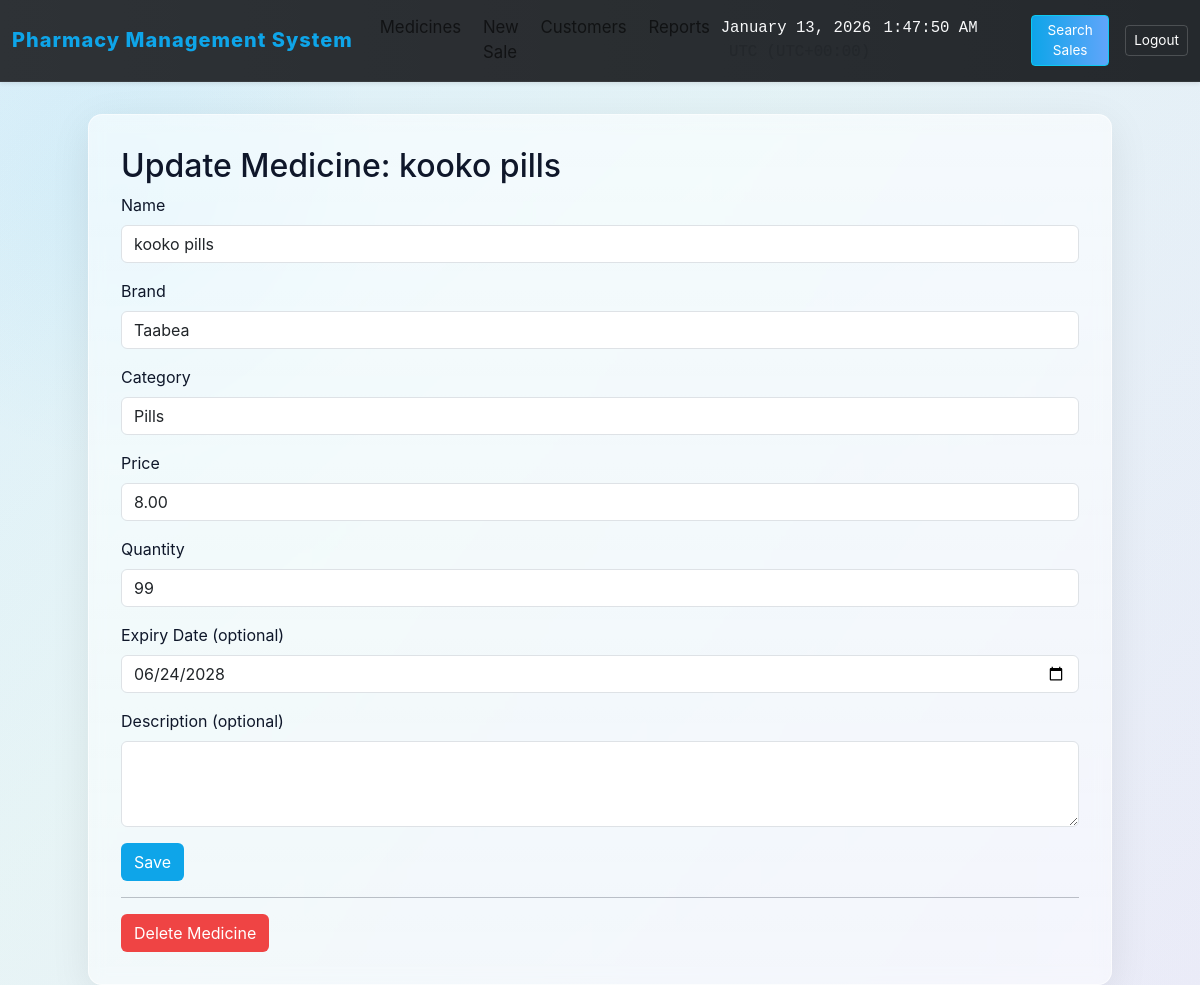
Page /medicines/update/3 (signed in) on the committed database.
### models.py (models this page shows, shortened)
class Medicine(db.Model):
    id = db.Column(db.Integer, primary_key=True)
    name = db.Column(db.String(120), nullable=False)
    brand = db.Column(db.String(120))
    price = db.Column(db.Float, nullable=False)
    quantity = db.Column(db.Integer, nullable=False, default=0)
    expiry_date = db.Column(db.Date, nullable=True)
    category = db.Column(db.String(80))
    description = db.Column(db.Text)

### app.py (the view, shortened to what this page needs)
    @app.route('/medicines/update/<int:med_id>', methods=['GET', 'POST'])
    @admin_required
    def update_medicine(med_id):
        med = Medicine.query.get_or_404(med_id)
        return render_template('update_medicine.html', med=med)

### templates/update_medicine.html (shortened to what this page needs)
{% extends 'base.html' %}
{% block content %}
  <h2>Update Medicine: {{med.name}}</h2>
  <form method="post">
    <div class="mb-3">
      <label class="form-label">Name</label>
      <input class="form-control" name="name" value="{{med.name}}" required>
    </div>
    <div class="mb-3">
      <label class="form-label">Brand</label>
      <input class="form-control" name="brand" value="{{med.brand or ''}}">
    </div>
    <div class="mb-3">
      <label class="form-label">Category</label>
      <input class="form-control" name="category" value="{{med.category or ''}}">
    </div>
    <div class="mb-3">
      <label class="form-label">Price</label>
      <input class="form-control" name="price" type="number" step="0.01" value="{{'%.2f'|format(med.price)}}" required>
    </div>
    <div class="mb-3">
      <label class="form-label">Quantity</label>
      <input class="form-control" name="quantity" type="number" value="{{med.quantity}}" required>
    </div>
    <div class="mb-3">
      <label class="form-label">Expiry Date (optional)</label>
      <input class="form-control" name="expiry_date" type="date" value="{{med.expiry_date}}">
    </div>
    <div class="mb-3">
      <label class="form-label">Description (optional)</label>
      <textarea class="form-control" name="description" rows="3">{{med.description or ''}}</textarea>
    </div>
    <button class="btn btn-primary">Save</button>
  </form>
  {% if session.get('is_admin') %}
  <hr>
  <form method="post" action="/medicines/delete/{{med.id}}" onsubmit="return confirm('Delete this medicine?');">
    <button class="btn btn-danger">Delete Medicine</button>
  </form>
  {% endif %}
{% endblock %}

### templates/base.html (style rules this page uses)
:root { --primary-blue: #0ea5e9; --accent-green: #16a34a; --danger-red: #ef4444; --glass-white: rgba(255,255,255,0.75); --glass-border: rgba(255,255,255,0.6); --muted: rgba(0,0,0,0.6); }
html,body { height:100%; }
body { background: linear-gradient(135deg, rgba(14,165,233,0.12) 0%, rgba(16,185,129,0.06) 40%, rgba(239,68,68,0.04) 100%), radial-gradient( circle at 10% 20%, rgba(14,165,233,0.06), transparent 20%), linear-gradient(120deg, #f8fafc 0%, #eaf2ff 100%); min-height: 100vh; font-family: -apple-system, BlinkMacSystemFont, 'Segoe UI', Roboto, 'Helvetica Neue', Arial; color: #0f172a; }
.btn-primary { background:var(--primary-blue);border-color:transparent;color:#fff }
.btn-danger { background:var(--danger-red);border-color:transparent;color:#fff }

### rows in the picture
Medicine: name "kooko pills", brand "Taabea", category "Pills", price "8.00", quantity "99", expiry_date "06/24/2028"
